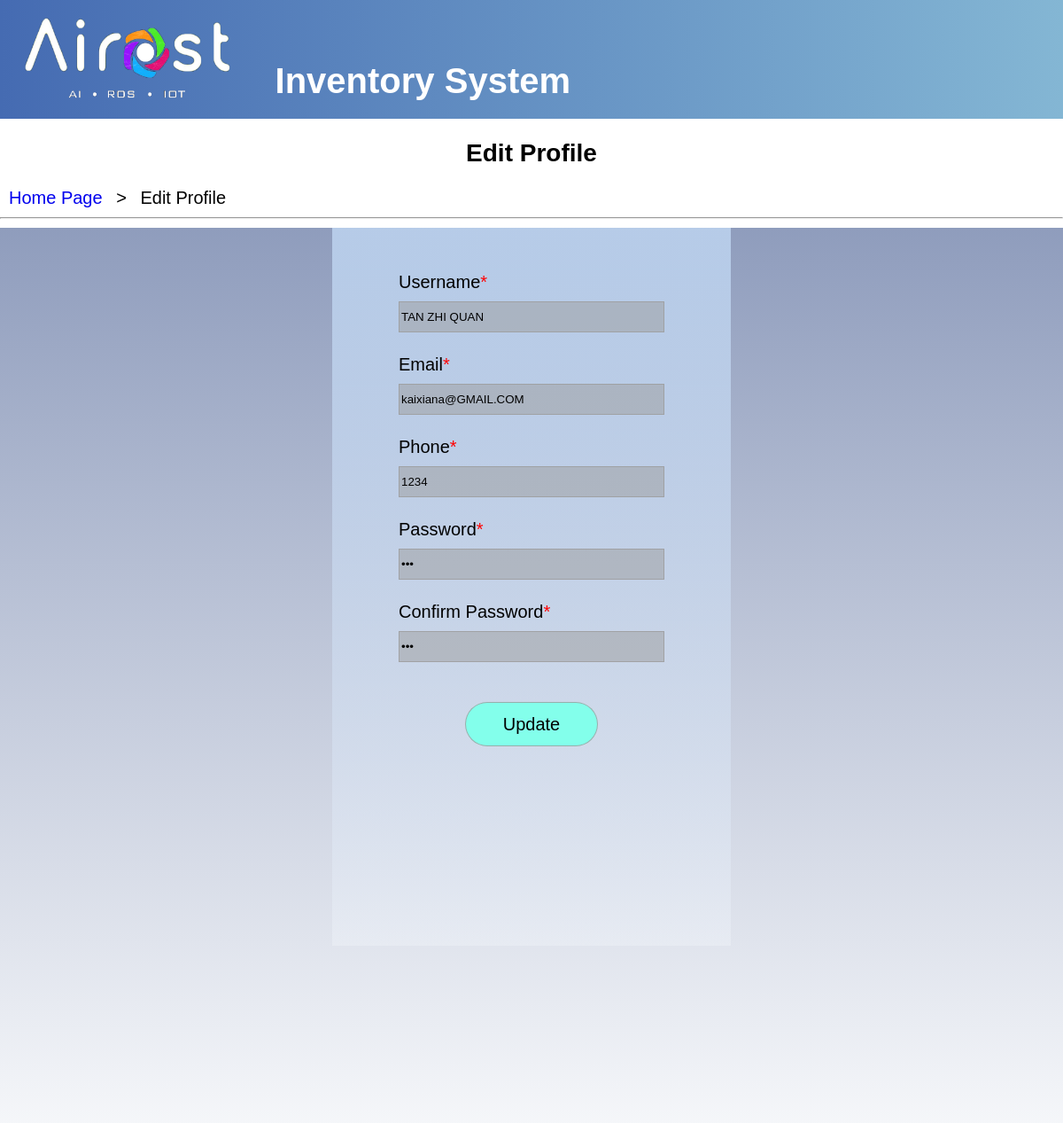
Screenshot of /php/editProfile1.php (signed in) with the database file from the repository.
### tables this page shows
CREATE TABLE `user` (
  `UserID` int(20) NOT NULL,
  `Name` varchar(255) NOT NULL,
  `Password` varchar(255) NOT NULL,
  `Email` varchar(50) NOT NULL,
  `Phone` varchar(20) NOT NULL,
  `Position` varchar(20) NOT NULL,
  PRIMARY KEY (`UserID`)
);

### php/editProfile1.php (the view, shortened to what this page needs)
<?php
require_once('dbconfig.php');
$sql="SELECT * FROM user WHERE `UserID` ='".$_SESSION['uid']."'";
$result1=mysqli_query($db_connection,$sql);
$getdata = mysqli_fetch_assoc($result1);
if(isset($_POST['update'])){
    $username = $_POST['username'];
    $email = $_POST['email'];
    $phone = $_POST['phone'];
    $password = $_POST['password'];
    $check="SELECT * FROM user WHERE `UserID` !='".$_SESSION['uid']."'";
    $getresult = mysqli_query($db_connection,$check);
    $getrow = mysqli_num_rows($getresult);
    $num=0;
    while($num<$getrow){
        $fetch=mysqli_fetch_assoc($getresult);
        if($username==$fetch['Name']){
          echo "<script>alert('The Username had been used... Please use other name');</script>";
          echo "<script>window.location='editProfile1.php'</script>";
        }
        $num++;
    }
      $sqlupdate="UPDATE `user` SET `Name` = '$username' , `Password`= '$password',`Email` ='$email',`Phone`='$phone'  WHERE `UserID` = '".$_SESSION['uid']."'";
      $test = mysqli_query($db_connection,$sqlupdate);
      if($test>0){
        $_SESSION['pw'] = $password;
        echo "<script>alert('Successfully updated !!! ');</script>";
        echo "<script>window.location='homepage.php'</script>";
      }
}
else{
?>
<html>
    <head>
        <link rel="stylesheet" type="text/css" href="../css/header.css" />
        <link rel="stylesheet" type="text/css" href="../css/editProfile.css">
    </head>
    <body>
        <div class="header">
            <img src="../img/logo.png" alt="Logo">
            <h1>Inventory System</h1>
        </div>
        <div class="refLink">
            <h2> Edit Profile</h2>
            <a href="./homepage.php">Home Page</a><p>&nbsp>&nbsp</p><p>Edit Profile</p>
        </div>
        <hr>
        <div class="form">
            <div class="signUpForm">
            <form action="editProfile1.php" method="POST" onsubmit="return signUpValidation();">
                <p id="padding">Username<span class="arterisk">*</span></p>
                <input type="text" name="username" value="<?php echo "$getdata[Name]"; ?>">
                <p>Email<span class="arterisk">*</span></p>
                <input type="email" name="email" value="<?php echo "$getdata[Email]"; ?>">
                <p>Phone<span class="arterisk">*</span></p>
                <input type="text" name="phone" value="<?php echo "$getdata[Phone]"; ?>">
                <p>Password<span class="arterisk">*</span></p>
                <input type="password" name="password" value="<?php echo "$getdata[Password]"; ?>">
                <p>Confirm Password<span class="arterisk">*</span></p>
                <input type="password" name="confirmPassword" value="<?php echo "$getdata[Password]"; ?>">
                <input class="signUp" type="submit" value="Update" name="update">
            </form>
            </div>
    </body>
</html>
<?php } ?>

### css/header.css (style rules this page uses)
body { margin: 0; font-family: sans-serif; font-size: 20px; }
.header { background-image: linear-gradient(to right,rgba(69, 107, 178, 1.0), rgba(101, 164, 201, 0.8)); width: 100%; }
.header img { width: 300px; height: 125px; }
.header h1 { position: relative; display:inline; bottom: 20px; left: 5px; color: white; }

### css/editProfile.css (style rules this page uses)
.refLink h2 { font-size: 28px; text-align: center; }
div.refLink a, div.refLink p { padding-left: 10px; display: inline; text-decoration: none; }
.signUpForm { background-image:linear-gradient(to bottom, rgba(192, 215, 243, 0.8), rgba(246, 250, 255, 0.3)); width: 400px; margin: auto; padding: 20px 25px 25px 25px; }
.signUpForm input { margin: 10px 0px 25px 50px; width: 300px; height: 35px; background-color: rgba(157, 157, 157, 0.5); border: 1px solid rgba(157, 157, 157, 0.8); }
.signUpForm p { margin: 0px 0px 0px 50px; }
.signUpForm input.signUp { display: block; width: 150px; height: 50px; margin: 20 auto; text-align: center; border-radius: 25px; background-color: #83FFEB; font-size: 20px; margin-bottom: 200px; }
div.form { background-image: linear-gradient(to bottom, rgba(115, 132, 172, 0.8), rgba(221, 226, 236, 0.3)); padding-bottom: 200px; }
#padding { padding-top: 30px; }
span.arterisk { font-size: 20px; color: red; }

### rows the page displays
user: username "TAN ZHI QUAN", email "kaixiana@GMAIL.COM", phone "1234"
